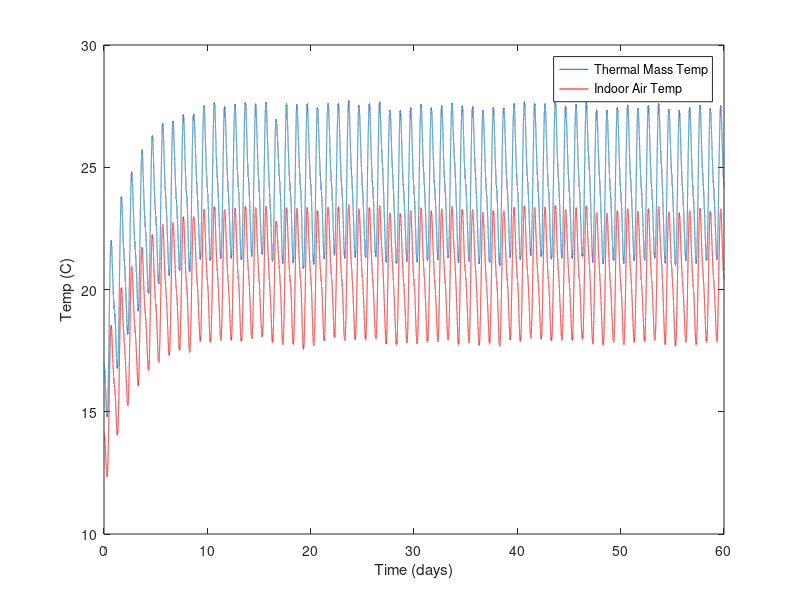
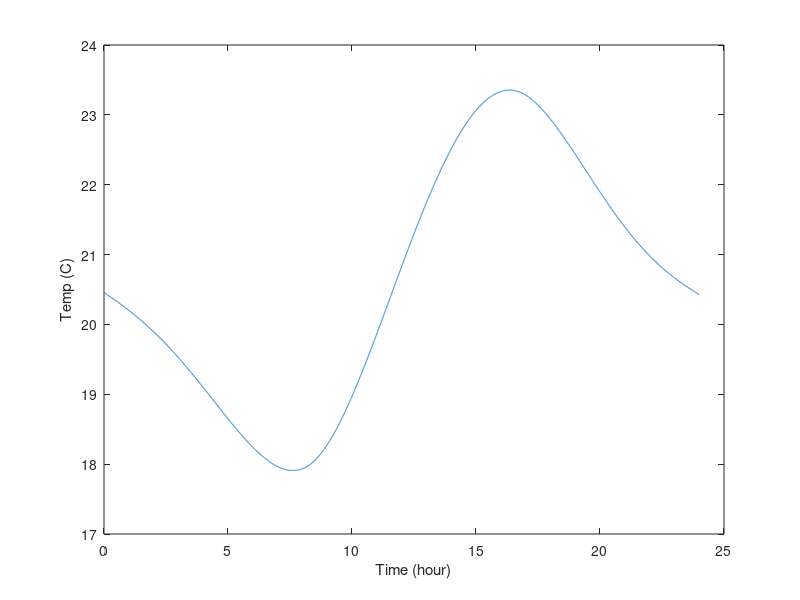
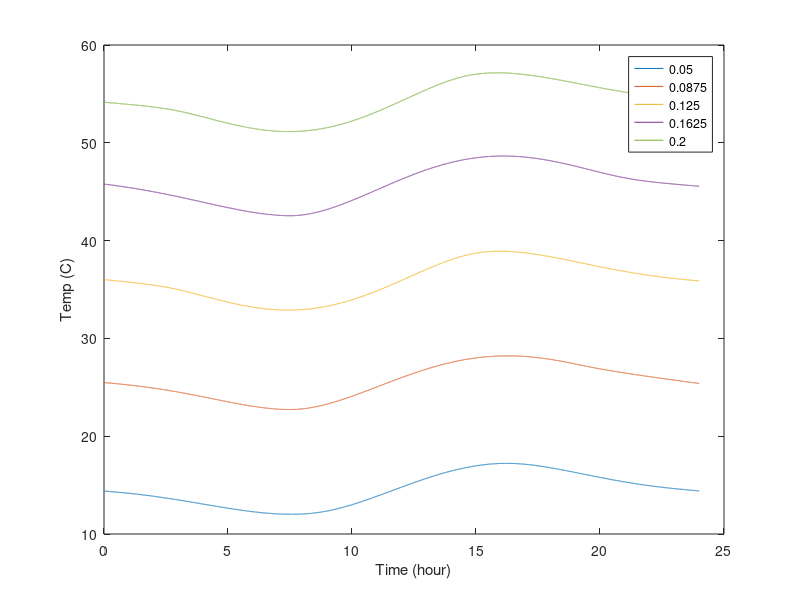
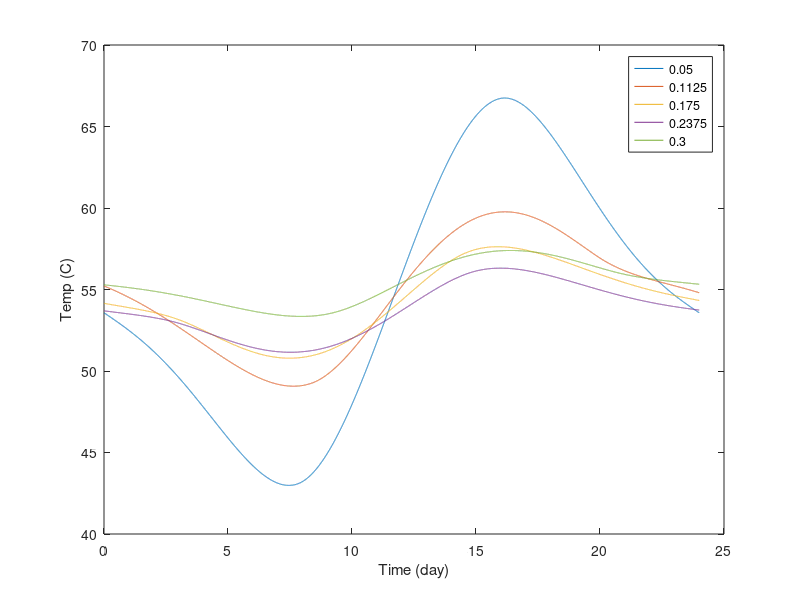

MATLAB code to generate these figures, in order:
tspan = linspace(0,60*60*60*24, 10*60*60*24);
%t = linspace(0,7*60*60*24,7*60*60*24);
%Q_in_sun = -361*cos((pi*t)/(12 * 3600)) + 224*cos((pi*t)/(6 * 3600)) + 210;
%plot(t, Q_in_sun)

day_start = 45*60*60*24/6;
day_end = 46*60*60*24/6;


y_0= 17; %start temp of air
T_a = -3; %temp of air constant
m = 3000 * 5 * 5 * .2; %kg thermal mass of floor
c = 800; % j/kgK


h_inside = 15; %
h_outside = 30;
A_win = 2.6*2.6; %m^2
A_wall = 25*2 + 15*4 - A_win; % m^2 
A_f = 25; %m^2
L_wall = .07; %m 
K_wall = .04; % w/mk
h_eq_win = .7;

R_FtoA = 1/(h_inside * A_f);
R_AirtoWall_in = 1/(h_inside * A_wall);
R_W  = L_wall/(K_wall * A_wall);
R_AtoWin_in = 1/(h_inside*A_win);
R_win   = 1/(h_eq_win*A_win);
R_AtoWin_out = 1/(h_outside*A_win);
R_AirtoWall_out = 1/(h_outside * A_wall); 


    

R_tot = R_FtoA + 1/((1/(R_AirtoWall_in + R_W + R_AirtoWall_out)) + (1/(R_AtoWin_in + R_win + R_AtoWin_out))); %thermal resistance

[t, y] = ode45(@(t,y) A_win*(-361*cos((pi*t)/(12 * 3600)) + 224*cos((pi*t)/(6 * 3600)) + 210)/(m*c) - (y - T_a)/(R_tot*m*c), tspan, y_0);
%dT_f/dt = Q_in_sun/(m*c) - (T_f - T_a)/(R_tot*m*c);

temp_inside_air = ((-R_FtoA.*(y - T_a))./R_tot) + y;

sec_2_day = 60*60*24;
sec_2_hour = 60*60;

plot(t/sec_2_day,y)
hold on
plot(t/sec_2_day,temp_inside_air, 'red')
xlabel("Time (days)")
ylabel("Temp (C)")
legend('Thermal Mass Temp', 'Indoor Air Temp')


hold off
figure
plot((t(day_start:day_end)-t(day_start))/sec_2_hour, temp_inside_air(day_start:day_end))
xlabel("Time (hour)")
ylabel("Temp (C)")


% making the figures with small changes in the insulation thickness and
% thermal mass thi
figure
lst = .05:((.2-.05)/4):.2;
for L_wall = .05:((.2-.05)/4):.2
    R_W  = L_wall/(K_wall * A_wall);
    R_tot = R_FtoA + 1/((1/(R_AirtoWall_in + R_W + R_AirtoWall_out)) + (1/(R_AtoWin_in + R_win + R_AtoWin_out))); %thermal resistance

    [t, y] = ode45(@(t,y) A_win*(-361*cos((pi*t)/(12 * 3600)) + 224*cos((pi*t)/(6 * 3600)) + 210)/(m*c) - (y - T_a)/(R_tot*m*c), tspan, y_0);
    %dT_f/dt = Q_in_sun/(m*c) - (T_f - T_a)/(R_tot*m*c);

    temp_inside_air = ((-R_FtoA.*(y - T_a))./R_tot) + y;
    plot((t(day_start:day_end)-t(day_start))/sec_2_hour, temp_inside_air(day_start:day_end))
    hold on
    xlabel("Time (hour)")
    ylabel("Temp (C)")
    legend(num2str(lst(1)),num2str(lst(2)),num2str(lst(3)),num2str(lst(4)),num2str(lst(5)))
    %title("Indoor Air Temp Over the Course of a Day after Equilibrium is Reached with Varying Values of Insulation Thickness")
end

figure
lst = .05:((.3-.05)/4):.3;
for m = ((3000 * 5 * 5 * .05):(((3000 * 5 * 5 * .3)-(3000 * 5 * 5 * .05))/4):(3000 * 5 * 5 * .3))
    [t, y] = ode45(@(t,y) A_win*(-361*cos((pi*t)/(12 * 3600)) + 224*cos((pi*t)/(6 * 3600)) + 210)/(m*c) - (y - T_a)/(R_tot*m*c), tspan, y_0);
    %dT_f/dt = Q_in_sun/(m*c) - (T_f - T_a)/(R_tot*m*c);

    temp_inside_air = ((-R_FtoA.*(y - T_a))./R_tot) + y;
    plot((t(day_start:day_end)-t(day_start))/sec_2_hour, temp_inside_air(day_start:day_end))
    hold on
    xlabel("Time (day)")
    ylabel("Temp (C)")
    legend(num2str(lst(1)),num2str(lst(2)),num2str(lst(3)),num2str(lst(4)),num2str(lst(5)))
    %title("Indoor Air Temp Over the Course of a Day after Equilibrium is Reached with Varying Values of Insulation Thickness")
end
